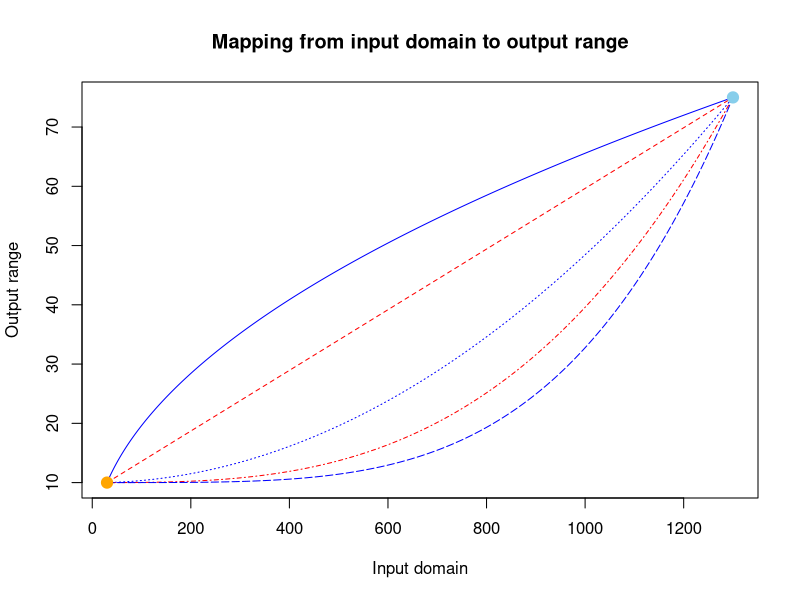
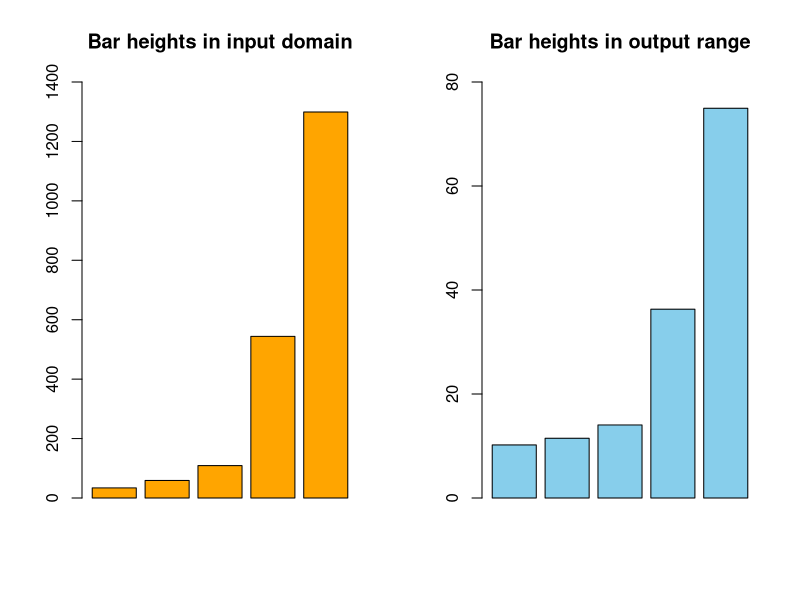

These charts were generated, in order, by the following R code:
## ---- chunk 1
# Reference: https://stackoverflow.com/questions/20130017/interpolate-new-points-between-two-given-points
x<-30:1300
m0 <- 65 / (1300^0.5 - 30^0.5)
b0 <- 10 - m0*(30^0.5)
fun0 <- function(x) m0*x^0.5 + b0
m1 <- 65 / 1270
b1 <- 10 - m1*30
fun1 <- function(x) m1*x + b1
m2 <- 65 / (1300^2 - 30^2)
b2 <- 10 - m2*(30^2)
fun2 <- function(x) m2*x^2 + b2
m3 <- 65 / (1300^3 - 30^3)
b3 <- 10 - m3*(30^3)
fun3 <- function(x) m3*x^3 + b3
m4 <- 65 / (1300^4 - 30^4)
b4 <- 10 - m4*(30^4)
fun4 <- function(x) m4*x^4 + b4
matplot(x,cbind(fun0(x), fun1(x),fun2(x),fun3(x),fun4(x)),
        type="l" ,col=c("blue","red"),
        xlab = "Input domain", ylab = "Output range",
        main = "Mapping from input domain to output range")
points(30, 10, col="orange", pch=19, cex=1.5)
points(1300, 75, col="skyblue", pch=19, cex=1.5)
## ---- chunk 2
par(mfrow=c(1,2))
input.domain <- c (34, 59, 109, 544, 1299)
output.range <- fun1(input.domain)
barplot(input.domain, ylim = c(0, 1400),
        col = "orange",
        main = "Bar heights in input domain")
barplot(output.range, ylim = c(0, 80),
        col = "skyblue",
        main = "Bar heights in output range")
